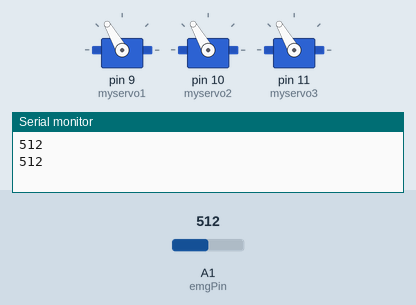
This sketch was run on a simulated Arduino Uno, built with avr-gcc and run on an emulated ATmega328P. Parts: 3 × servo, the last lines printed to the serial monitor. Inputs (shaded band) come from the test bench; at power-on: A1 (emgPin) = 512.

Above: at 5.39 s.
5.4 s: A1 (emgPin) set to 212
At 6.3 s:
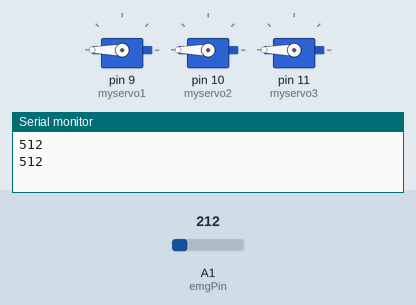
10.8 s: A1 (emgPin) set to 186
At 12.65 s:
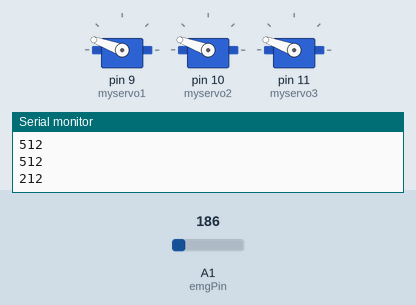
At 14.7 s:
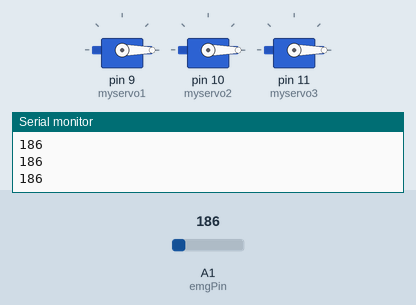
Timing chart, 0 to 16.2 s (numbered marks = the images above; inputs shaded):
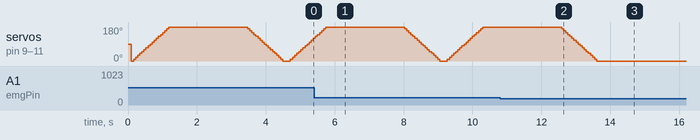

The sketch:

finalcode.ino
```cpp
#include <Servo.h>
#include <Arduino.h>

int emgPin=A1;
int emgValue=0;

Servo myservo1;  // create servo object to control a servo
Servo myservo2;
Servo myservo3;

// twelve servo objects can be created on most boards

int pos = 0;    // variable to store the servo position

void setup() {
  Serial.begin(9600);
  myservo1.attach(9);  // attaches the servo on pin 9 to the servo object
myservo2.attach(10);
  myservo3.attach(11);
}

void loop() {
   emgValue=analogRead(emgPin);
   Serial.println(emgValue);
  delay(100);
  if (emgValue>=200)
  {
  for (pos = 0; pos <= 360; pos += 10) { // goes from 0 degrees to 180 degrees
    // in steps of 1 degree
    myservo1.write(pos);              // tell servo to go to position in variable 'pos'
    myservo2.write(pos);
    myservo3.write(pos);
    delay(60);                       // waits 15 ms for the servo to reach the position
  }
  for (pos = 360; pos >= 0; pos -= 10) { // goes from 180 degrees to 0 degrees
    myservo1.write(pos);              // tell servo to go to position in variable 'pos'
     myservo2.write(pos);
    myservo3.write(pos);
    delay(60);                       // waits 15 ms for the servo to reach the position
  }
}
}
```

Measured:
- the behaviour switches between 200 and 199 on A1 (emgPin) (found by bisection; images 1 and 2)
- after the input at 10.8 s, servo on pin 9 (myservo1), servo on pin 10 (myservo2), servo on pin 11 (myservo3): goes on until 13.6 s, then stays 0°
